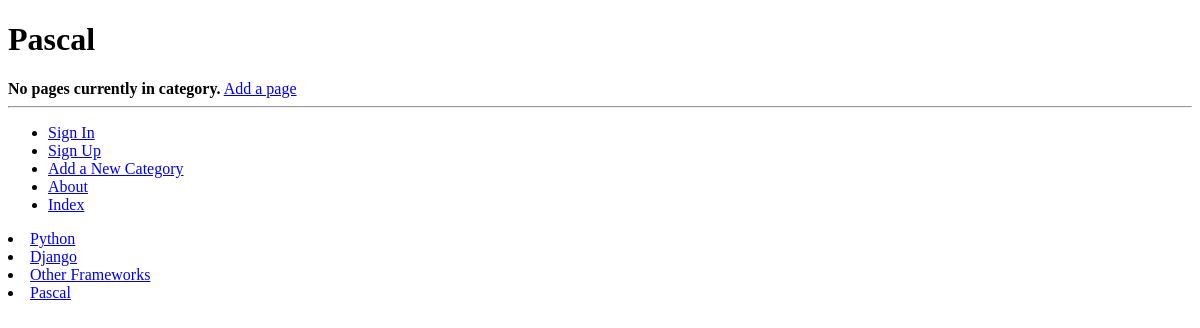
The app's page /rango/category/pascal/, older data.
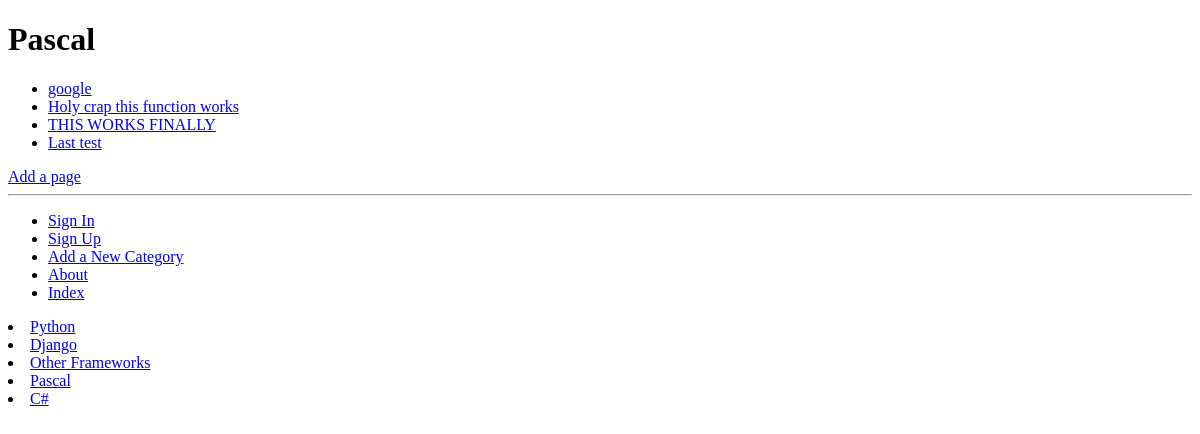
The same page, newer data.
### rango/models.py (models this page shows, shortened)
class Category(models.Model):
    name = models.CharField(max_length=128, unique=True)
    views = models.IntegerField(default=0)
    likes = models.IntegerField(default=0)
    slug = models.SlugField(unique=True)
    class Meta:
        verbose_name_plural = 'categories'

class Page(models.Model):
    category = models.ForeignKey(Category)
    title = models.CharField(max_length=128)
    url = models.URLField(unique=True)
    views = models.IntegerField(default=0)

### rango/views.py (the view)
# urls.py: url(r'^category/(?P<category_name_slug>[\w\-]+)/$', views.show_category, name='show_category'),
def show_category(request, category_name_slug):
    context_dict = {}
    try:
        category = Category.objects.get(slug=category_name_slug)
        pages = Page.objects.filter(category=category)
        context_dict['pages'] = pages
        context_dict['category'] = category
    except Category.DoesNotExist:
        context_dict['category'] = None
        context_dict['pages'] = None
    return render(request, 'rango/category.html', context_dict)

### rango/templatetags/rango_template_tags.py (called while the page is built)
@register.inclusion_tag('rango/cats.html')
def get_category_list():
    return {'cats': Category.objects.all()}

### templates/rango/category.html (shortened to what this page needs)
{% extends 'rango/base.html' %}
{% load staticfiles %}
{% block body_block %}
    {% if category %}
        <h1>{{ category.name }}</h1>
        {% if pages %}
            <ul>
            {% for page in pages %}
                <li><a href="{{ page.url }}">{{ page.title }}</a> </li>
            {% endfor %}
            </ul>
        {% else %}
            <strong>No pages currently in category.</strong>
        {% endif %}
        <a href="{% url 'add_page' category.slug %}">Add a page</a>
    {% else %}
        The specified category does not exist!
    {% endif %}
{% endblock %}

### templates/rango/base.html (shortened to what this page needs)
<!DOCTYPE html>
{% load staticfiles %}
{% load rango_template_tags %}
<html>
    <head>
    </head>
    <body>
        <div>
            {% block body_block %}
            {% endblock %}
        </div>
        <hr />
        <div>
            <ul>
                {% if user.is_authenticated %}
                    <li><a href="{% url 'restricted' %}">Restricted Page</a></li>
                    <li><a href="{% url 'logout' %}">Logout</a></li>
                {% else %}
                    <li><a href="{% url 'login' %}">Sign In</a></li>
                    <li><a href="{% url 'register' %}">Sign Up</a></li>
                {% endif %}
                    <li><a href="{% url 'add_category' %}">Add a New Category</a></li>
                    <li><a href="{% url 'about' %}">About</a></li>
                    <li><a href="{% url 'index' %}">Index</a></li>
            </ul>
        </div>
        <div>
            {% block sidebar_block %}
                {% get_category_list %}
            {% endblock %}
        </div>
    </body>
</html>

### templates/rango/cats.html
{% for c in cats %}
    {% if c == act_cat %}
        <li>
            <strong>
                <a href="{% url 'show_category' c.slug %}">{{ c.name }}</a>
            </strong>
        </li>
    {% else %}
        <li>
            <a href="{% url 'show_category' c.slug %}">{{ c.name }}</a>
        </li>
    {% endif %}
{% endfor %}

Row changes from the older to the newer data that the page shows:
added Page: title "google"
added Page: title "Holy crap this function works"
added Page: title "THIS WORKS FINALLY"
added Page: title "Last test"
added Category: name "C#"
Text that changed along with them:
text no longer shown: "No pages currently in category."
